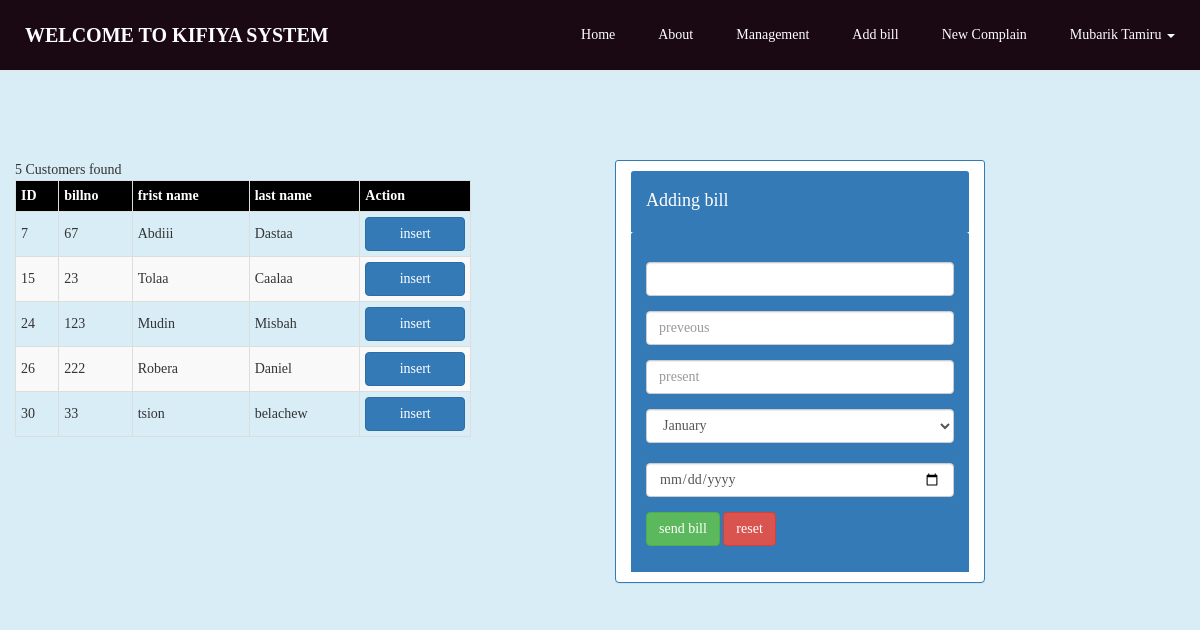
The page /app/addbill.php (signed in) on the database its author committed.
### tables this page shows
CREATE TABLE `users` (
  `Id` int(11) NOT NULL,
  `Username` varchar(255) NOT NULL,
  `fname` varchar(255) NOT NULL,
  `lname` varchar(255) NOT NULL,
  `password` varchar(255) NOT NULL,
  `email` varchar(255) NOT NULL,
  `phone` varchar(255) NOT NULL,
  `billno` int(255) NOT NULL,
  `houseno` int(255) NOT NULL,
  `bankacc` int(255) NOT NULL,
  `address` varchar(255) NOT NULL,
  `role` varchar(255) NOT NULL
);

### app/addbill.php (the view, shortened to what this page needs)
<?php
if(isset($_SESSION['user_id']))
{
    ?>
    <!DOCTYPE html>
    <html lang="en" dir="ltr">
    <head>
        <link rel="stylesheet" href="/books/bootstrap/Bootstrap/css/bootstrap.min.css">
        <link rel="stylesheet" href="/books/bootstrap/css/style.css">
    </head>
    <body style="background-color: #d9edf7">
    <?php
    include("layouts/top-menu.php");
    ?>
    <div class="container-fluid">
        <br/><br/><br/><br/><br/><br/><br/><br/>
        <div class="row">
            <form action="" method="post">
              <div  class="col-md-6">
                <?php
                $users="select * from users WHERE role='customer'";
                $users=mysqli_query($conn,$users);
                $records=mysqli_num_rows($users);
                echo $records."  ". "Customers found";
                ?>
                <table style="width: 80%"  class=" table-striped table-condensed table-bordered ">
                    <tr>
                        <th style="background-color:#000000;color: white">ID</th>
                        <th style="background-color: #000000;color: white">billno</th>
                        <th style="background-color: #000000;color: white">frist name</th>
                        <th style="background-color: #000000;color: white">last name</th>
                        <th style="background-color: #000000;color: white">Action</th>
                    </tr>
                    <?php
                    while ($user=mysqli_fetch_array($users)){
                        ?>
                        <tr>
                            <td> <?php echo $user['Id']?></td>
                            <td> <?php echo $user['billno']?></td>
                            <td> <?php echo $user['fname']?></td>
                            <td> <?php echo $user['lname']?></td>
                            <td> <a class="btn btn-primary" style="width: 100%;" href="addbill.php?id=<?php echo $user['Id']?>"> insert</a></td>
                        </tr>
                        <?php
                    }
                    ?>
                </table>
            </div>
            <div  class="col-md-4">
                <div  class="panel panel-primary panel-heading">
                    <div  class="panel-heading">
                        <h4>Adding bill</h4>
                    </div>
                    <div  class="panel-heading" >
                        <div class="form-group">
                            <input type="number" name="owner_id" value="<?php echo $_GET['id']; ?>" required="required" class="form-control"/>
                        </div>
                        <div class="form-group">
                            <input type="number" name="ur_prev" placeholder="preveous" required="required" class="form-control"/>
                        </div>
                        <div class="form-group">
                            <input type="number" name="ur_pres" placeholder="present" required ="required" class="form-control"/>
                        </div>
                        <div class="form-group">
                            <select class="form-control" name="month" required="required">
                                <option>January</option>
                            </select>
                            <div class="form-group">
                            <input type="date" name="ur_duedate" placeholder="Due date" class="form-control"/>
                        </div>
                        <div class="form-group">
                            <button type="submit" name="sendbill" class="btn btn-success">
                                send bill</button>
                            <button type="reset" class="btn btn-danger">reset</button>
                        </div>
                    </div>
                </div>
            </div>
</form>
        </div>
    </div>
    </body>
    </html>
    <?php
}
else{
    header("Location:http://localhost/books/app/login.php");
}
?>

### rows shown on the page
users: Id "7", billno "67", fname "Abdiii", lname "Dastaa"
users: Id "15", billno "23", fname "Tolaa", lname "Caalaa"
users: Id "24", billno "123", fname "Mudin", lname "Misbah"
users: Id "26", billno "222", fname "Robera", lname "Daniel"
users: Id "30", billno "33", fname "tsion", lname "belachew"

### other values the page prints
$_SESSION['fname'] "Mubarik"
$_SESSION['lname'] "Tamiru"
$records "5"
